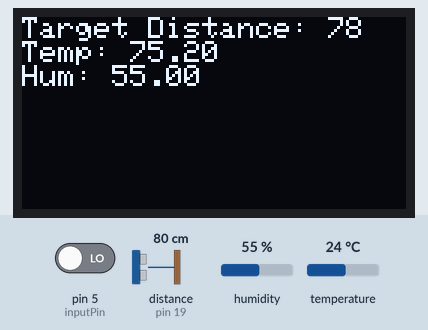
This sketch was run on a simulated Arduino Mega 2560, built with avr-gcc and run on an emulated ATmega2560. On the bench: 128×64 one-colour display. Wiring (inferred from the names in the program): ultrasonic range finder: trigger pin 23; echo pin 19. The inputs (shaded band) are chosen by the test bench; at power-on: humidity 55 %, pin 5 (inputPin) LOW, temperature 24 °C, distance to the obstacle (sensor on pin 19) 80 cm. The echo pulse lasts 58.3 µs per cm; what the sketch prints to the serial monitor is not drawn.

Above: at 1.2 s.
1.3 s: humidity set to 22 %
At 2.29 s:
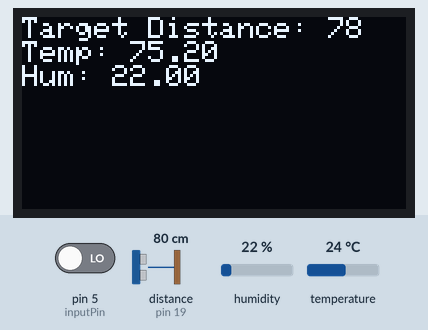
4.3 s: pin 5 (inputPin) driven HIGH
At 5.3 s:
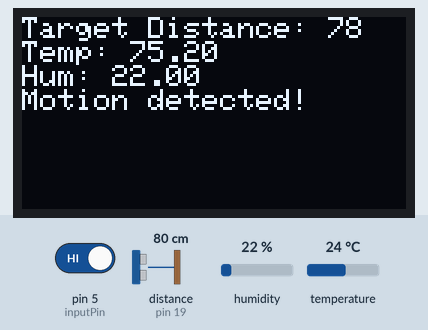
5.8 s: temperature set to 19 °C
At 7.4 s:
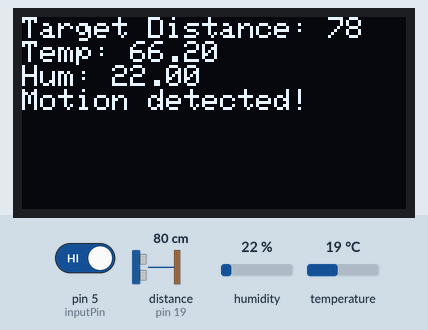
8.2 s: pin 5 (inputPin) driven LOW
At 8.48 s:
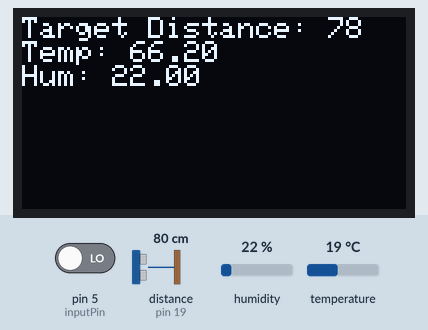
9.7 s: distance to the obstacle (sensor on pin 19) set to 2 cm
At 10.9 s:
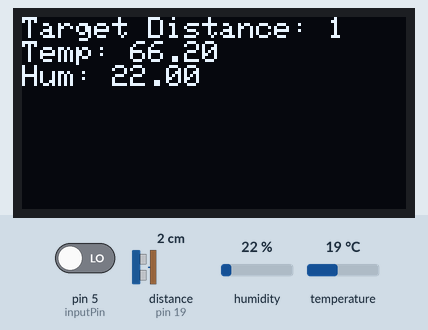
11.2 s: distance to the obstacle (sensor on pin 19) set to 4 cm
At 12.5 s:
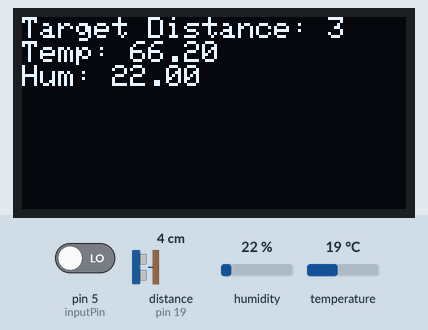
Timing chart, 0 to 13.7 s (numbered marks = the images above; inputs shaded):
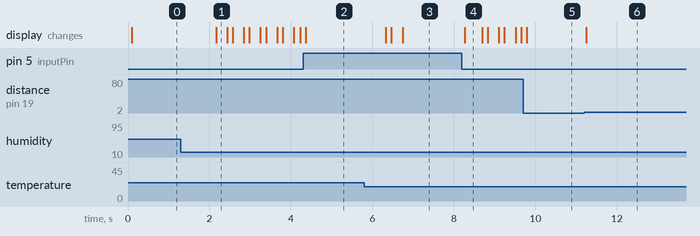

The sketch:

oled_pir_sonar_dht.ino
```cpp
/* This code is to read raw distance signal from a ultrasonic sensor and change the
 *  color or a Neo Pixel RGB accordinly to a pre-defined distance range
 */
//libraries
#include <SPI.h>
#include <Wire.h>
#include <Adafruit_GFX.h>
#include <Adafruit_SSD1306.h>
#include <DHT.h>

#define SCREEN_WIDTH 128 // OLED display width, in pixels
#define SCREEN_HEIGHT 64 // OLED display height, in pixels
// Declaration for an SSD1306 display connected to I2C (SDA, SCL pins)
#define OLED_RESET     22 // Reset pin # (or -1 if sharing Arduino reset pin)
Adafruit_SSD1306 display(SCREEN_WIDTH, SCREEN_HEIGHT, &Wire, OLED_RESET);
#define NUMFLAKES     10 // Number of snowflakes in the animation example
#define LOGO_HEIGHT   16
#define LOGO_WIDTH    16
//DHT
#define DHTTYPE DHT11
#define DHT_PIN 4

// RANGE SETTINGS - SONAR
#define CLOSE 0
#define FAR 200
#define CENTER 50

//PIR MOTION
int inputPin = 5;               // choose the input pin (for PIR sensor)
int pirState = LOW;             // we start, assuming no motion detected
int val = digitalRead(inputPin);  // read input value

static const unsigned char PROGMEM logo_bmp[] =
{ B00000000, B11000000,
  B00000001, B11000000,
  B00000001, B11000000,
  B00000011, B11100000,
  B11110011, B11100000,
  B11111110, B11111000,
  B01111110, B11111111,
  B00110011, B10011111,
  B00011111, B11111100,
  B00001101, B01110000,
  B00011011, B10100000,
  B00111111, B11100000,
  B00111111, B11110000,
  B01111100, B11110000,
  B01110000, B01110000,
  B00000000, B00110000 };

// defines pins numbers for HC SR04 Sensor
const int trigPin = 23; // TRIGGER PIN
const int echoPin = 19; // ECHO PIN


int d = 0.0; // distance

// defines variables for sonar
long duration;
int distance;
//variables for dht
DHT dht(DHT_PIN, DHTTYPE);
float h = 0.0; // humidity
float t = 0.0; // temperature

void setup() {
  pinMode(trigPin, OUTPUT); // Sets the trigPin as an Output
  pinMode(echoPin, INPUT); // Sets the echoPin as an Input
  pinMode(inputPin, INPUT);     // declare sensor as input
  Serial.begin(115200); // Starts the serial communication
  Wire.begin();
  display.begin(SSD1306_SWITCHCAPVCC, 0x3c);
  dht.begin();
}

void loop() {

val = digitalRead(inputPin);  // read input value - Sonar
// Clears the trigPin
digitalWrite(trigPin, LOW);
delayMicroseconds(2);
// Sets the trigPin on HIGH state for 10 micro seconds
digitalWrite(trigPin, HIGH);
delayMicroseconds(10);
digitalWrite(trigPin, LOW);
// Reads the echoPin, returns the sound wave travel time in microseconds
duration = pulseIn(echoPin, HIGH);
// Calculating the distance
distance= duration*0.034/2;

d = distance;

h = dht.readHumidity();
t = dht.readTemperature(true);

display.clearDisplay();
display.setTextColor(WHITE);
display.setTextSize(1.8);
display.setCursor(0,0);
PrintDistance(d);
PrintTemp();
PrintMotion();
/*
if (d > CLOSE && d < CENTER) {

      display.clearDisplay();
      display.setTextColor(WHITE);
      display.setTextSize(1.8);
      display.setCursor(0,0);
      display.print("CLOSE! @ ");
      display.print(d);
      PrintTemp();
      PrintMotion();
}

else if (d > CENTER && d < FAR) {

      display.clearDisplay();
      display.setTextColor(WHITE);
      display.setTextSize(1.8);
      display.setCursor(0,0);
      display.print("MID! @ ");
      display.print(d);
      PrintTemp();
      PrintMotion();
}

else if (d > FAR) {

      display.clearDisplay();
      display.setTextColor(WHITE);
      display.setTextSize(1.8);
      display.setCursor(0,0);
      display.print("FAR! @ ");
      display.print(d);
      PrintTemp();
      PrintMotion();
}
*/
display.display();
// Prints the distance on the Serial Monitor
Serial.print("Distance: ");
Serial.println(distance);
delay(100);
}

void PrintTemp() {

  display.print((String)"\nTemp: " + t + "\nHum: " + h);
}

void PrintMotion() {

  if (val == HIGH) {

    if (pirState == LOW) {
      display.print("\nMotion detected!");
    }
  }
  else {
    if (pirState == HIGH) {
      display.print("\nMotion ended!");
      pirState = LOW;
    }
  }
}

void PrintDistance(int d) {

  display.print("Target Distance: ");
  display.print(d);
  /*if (d > CLOSE && d < CENTER) {


      display.print("Target Distance: ");
      display.print(d);
      delay(100);

  }

  else if (d > CENTER && d < FAR) {


      display.print("Target Distance: ");
      display.print(d);


  }

  else if (d > FAR) {

      display.print("Target Distance:");
      display.print(d);
      delay(100);
  }*/


}
```

Measured:
- after the input at 1.3 s, the display: changes after 0.86 s (image 1)
- after the input at 4.3 s, the display: changes after 0.07 s (image 2)
- after the input at 5.8 s, the display: changes after 0.53 s (image 3)
- after the input at 8.2 s, the display: changes after 0.06 s (image 4)
- after the input at 9.7 s, the display: changes after 0.08 s (image 5)
- after the input at 11.2 s, the display: changes after 0.06 s (image 6)
